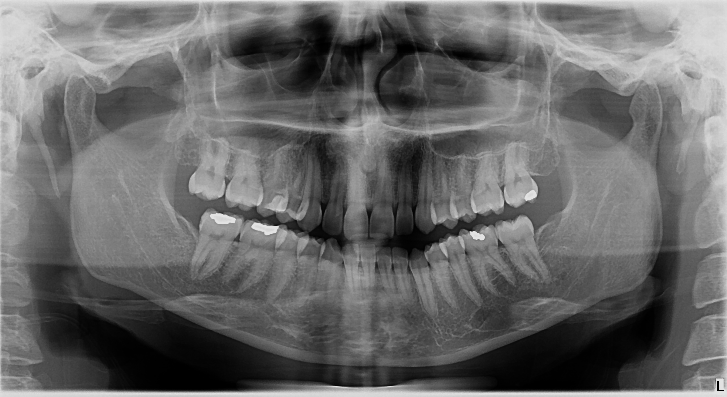
#> input picture test-images/female_27.bmp, 727 x 397 px; its folder holds only this picture in this run
$ python -i preprocessing.py   (imports and definitions only)   (older library calls are emulated)
#> lines starting #> are read from the running program, lines starting #| are printed output that depends on the picture; after the words box and inside, x2 and y2 are one past the last pixel; in counts of white or black regions, pixels touching at a corner belong together
#> further down, picture is the input picture: shape (397, 727); min 0, max 226, mean 104.7
import cv2
import matplotlib.pyplot as plt
import numpy as np
from skimage.filters import (threshold_otsu, threshold_niblack, threshold_sauvola, rank)
from skimage.morphology import disk


def draw_histogram(image):
    plt.hist(image.ravel(), 256, [0, 256])
    plt.show()


# [42 lines left out: function match_histogram, not called in this run]


def equalize_histogram(image):
    result = cv2.equalizeHist(image)
    return result


def AHE(image, radius=150):
    result = rank.equalize(image=image, selem=disk(radius))
    return result


# [27 lines left out: functions CLAHE, global_threshold, not called in this run]


def adaptive_threshold(image, blur=False, show_result=False, return_result=False):
#> called with blur = False, show_result = False, return_result = False
    if blur:
        image = cv2.bilateralFilter(src=image, d=17, sigmaColor=35, sigmaSpace=35)
    ret, th = cv2.threshold(image, 127, 255, cv2.THRESH_BINARY)
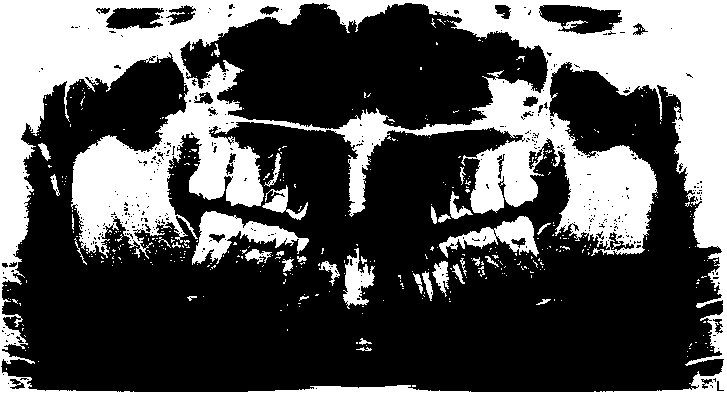
#> th: shape (397, 727); 34.1% white; 431 white regions (393 under 20 px), largest, box (x1, y1, x2, y2) and area: (0, 0, 727, 397) 89080, (192, 211, 309, 265) 2473, (439, 216, 539, 258) 1656
    th_mean = cv2.adaptiveThreshold(image, 255, cv2.ADAPTIVE_THRESH_MEAN_C, cv2.THRESH_BINARY, 35, 5)
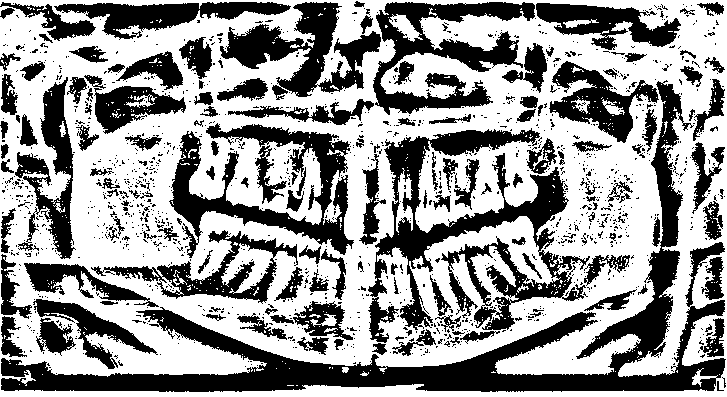
#> th_mean: shape (397, 727); 59% white; 1371 black regions (1219 under 20 px), largest, box (x1, y1, x2, y2) and area: (1, 80, 726, 392) 26392, (368, 128, 590, 343) 14322, (169, 123, 354, 258) 8319
    th_gaussian = cv2.adaptiveThreshold(image, 255, cv2.ADAPTIVE_THRESH_GAUSSIAN_C, cv2.THRESH_BINARY, 35, 5)
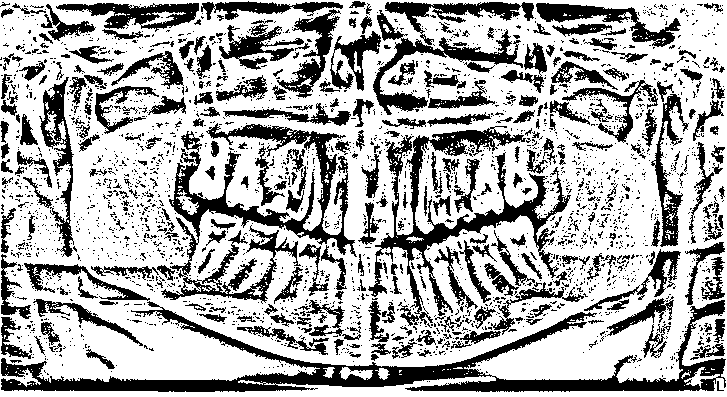
#> th_gaussian: shape (397, 727); 67.5% white; 2525 black regions (2209 under 20 px), largest, box (x1, y1, x2, y2) and area: (1, 300, 726, 392) 13214, (161, 123, 357, 304) 8579, (368, 126, 571, 326) 7459

    if show_result:
        titles = ['Original Image', 'Global Threshold', 'Adaptive Mean Threshold', 'Adaptive Gaussian Threshold']
        images = [image, th, th_mean, th_gaussian]

        for i in range(4):
            plt.subplot(2, 2, i + 1)
            plt.imshow(images[i], 'gray')
            plt.title(titles[i])
            plt.xticks([])
            plt.yticks([])
        plt.show()

    if return_result:
        return th_mean, th_gaussian


# [233 lines left out: functions otsu, niblack, sauvola, canny, laplacian, erosion and 3 more, not called in this run]


def eliminate_white_pixels(image):
    image = np.where(image == 255, np.uint8(254), image)
    return image


def eliminate_black_pixels(image):
    image = np.where(image == 0, np.uint8(1), image)
    return image

>>> import cv2
>>> picture = cv2.imread('test-images/female_27.bmp', cv2.IMREAD_GRAYSCALE)
>>> result = adaptive_threshold(picture)

$ run again, on test-images/female_45.bmp
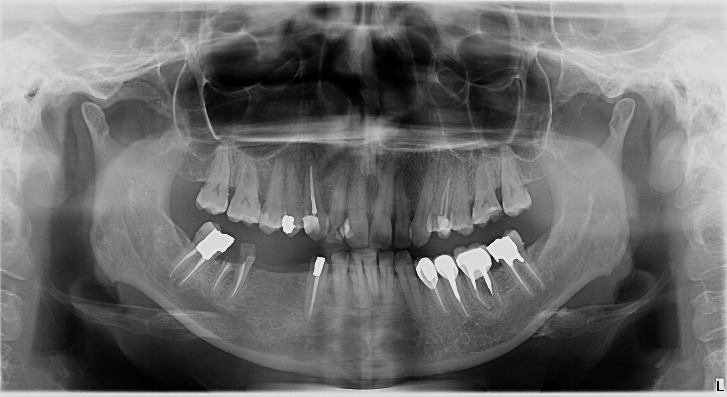
#> input picture test-images/female_45.bmp, 727 x 397 px
#> picture is the input picture: shape (397, 727); min 0, max 228, mean 108.7
#> in adaptive_threshold, `ret, th = cv2.threshold(image, 127, 255, cv2.THRESH_BINARY)`:
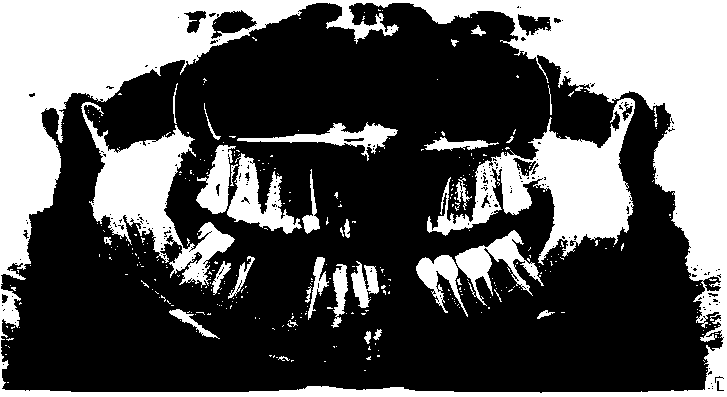
#> th: shape (397, 727); 35.1% white; 356 white regions (322 under 20 px), largest, box (x1, y1, x2, y2) and area: (0, 0, 727, 397) 65869, (427, 98, 635, 265) 12162, (81, 102, 235, 288) 9089
#> th_mean: shape (397, 727); 58.6% white; 1155 black regions (1006 under 20 px), largest, box (x1, y1, x2, y2) and area: (43, 2, 514, 130) 19813, (0, 292, 726, 392) 19759, (166, 139, 380, 355) 14066
#> in adaptive_threshold, `th_gaussian = cv2.adaptiveThreshold(image, 255, cv2.ADAPTIVE_THRESH_GA..`:
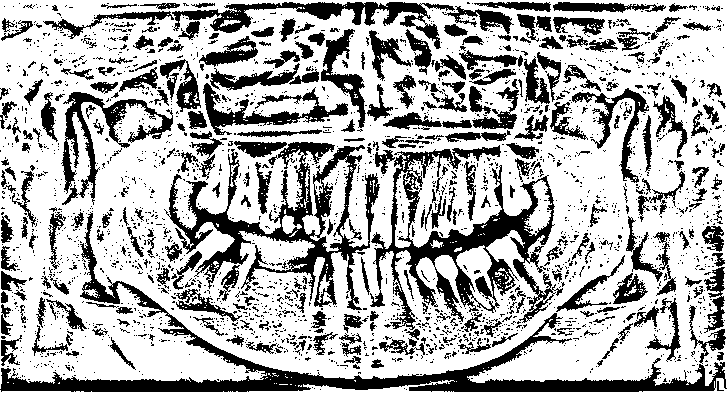
#> th_gaussian: shape (397, 727); 68.8% white; 2366 black regions (2053 under 20 px), largest, box (x1, y1, x2, y2) and area: (0, 212, 727, 392) 12163, (370, 145, 563, 330) 9461, (164, 142, 380, 310) 9032

$ run again, on test-images/male_19.bmp
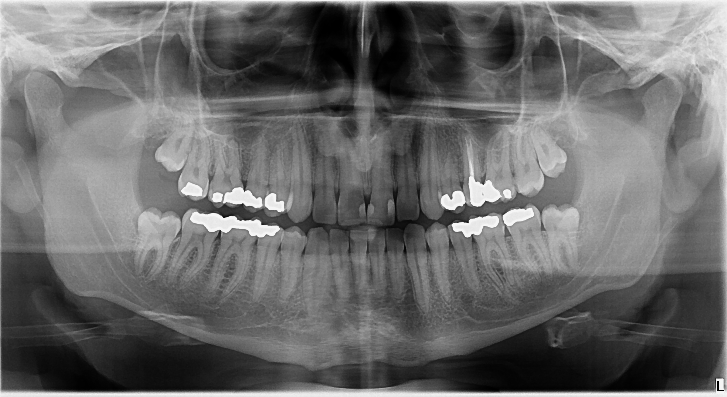
#> input picture test-images/male_19.bmp, 727 x 397 px
#> picture is the input picture: shape (397, 727); min 0, max 245, mean 106.2
#> in adaptive_threshold, `ret, th = cv2.threshold(image, 127, 255, cv2.THRESH_BINARY)`:
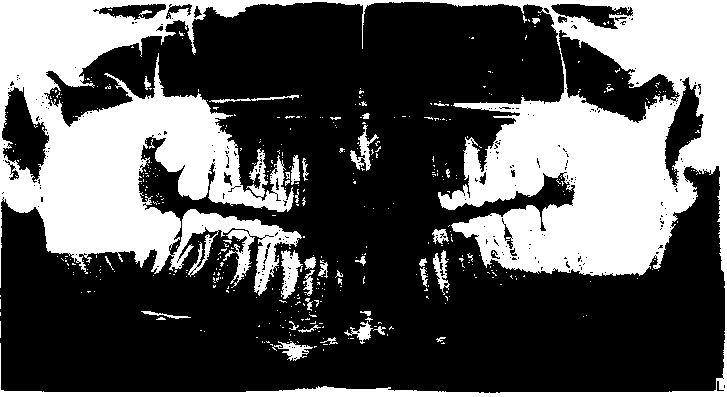
#> th: shape (397, 727); 34.7% white; 462 white regions (424 under 20 px), largest, box (x1, y1, x2, y2) and area: (0, 0, 727, 397) 95186, (281, 250, 303, 299) 622, (350, 125, 379, 171) 400
#> th_mean: shape (397, 727); 57% white; 1340 black regions (1223 under 20 px), largest, box (x1, y1, x2, y2) and area: (1, 130, 727, 393) 33545, (137, 92, 589, 341) 32725, (0, 2, 363, 100) 12427
#> in adaptive_threshold, `th_gaussian = cv2.adaptiveThreshold(image, 255, cv2.ADAPTIVE_THRESH_GA..`:
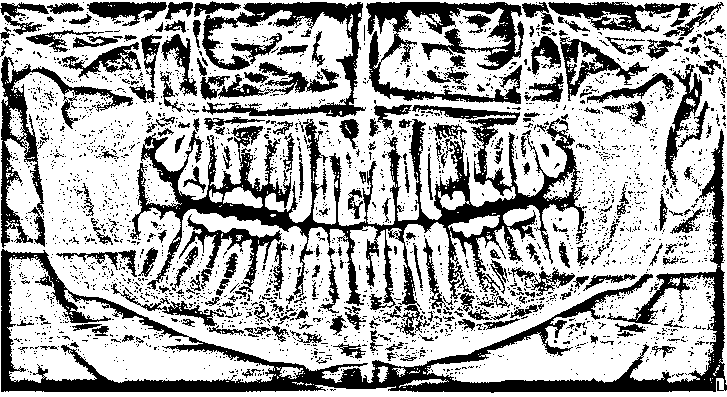
#> th_gaussian: shape (397, 727); 66.9% white; 2742 black regions (2492 under 20 px), largest, box (x1, y1, x2, y2) and area: (1, 129, 727, 393) 19331, (130, 105, 587, 310) 18698, (366, 2, 524, 104) 5967

$ run again, on test-images/male_36.bmp
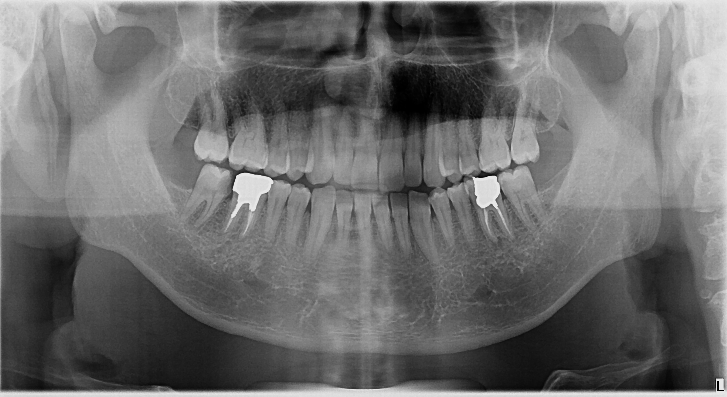
#> input picture test-images/male_36.bmp, 727 x 397 px
#> picture is the input picture: shape (397, 727); min 0, max 230, mean 108.9
#> in adaptive_threshold, `ret, th = cv2.threshold(image, 127, 255, cv2.THRESH_BINARY)`:
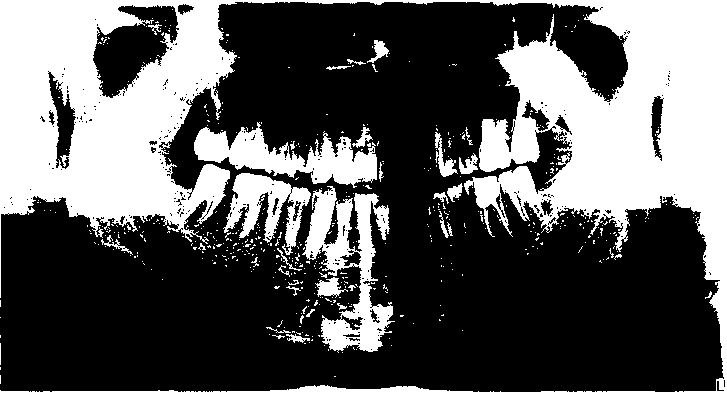
#> th: shape (397, 727); 36.5% white; 527 white regions (492 under 20 px), largest, box (x1, y1, x2, y2) and area: (0, 0, 727, 397) 86474, (302, 186, 395, 353) 6425, (194, 122, 377, 188) 5387
#> th_mean: shape (397, 727); 63% white; 2068 black regions (1900 under 20 px), largest, box (x1, y1, x2, y2) and area: (0, 206, 726, 392) 31589, (148, 61, 574, 286) 19430, (78, 1, 626, 102) 15242
#> in adaptive_threshold, `th_gaussian = cv2.adaptiveThreshold(image, 255, cv2.ADAPTIVE_THRESH_GA..`:
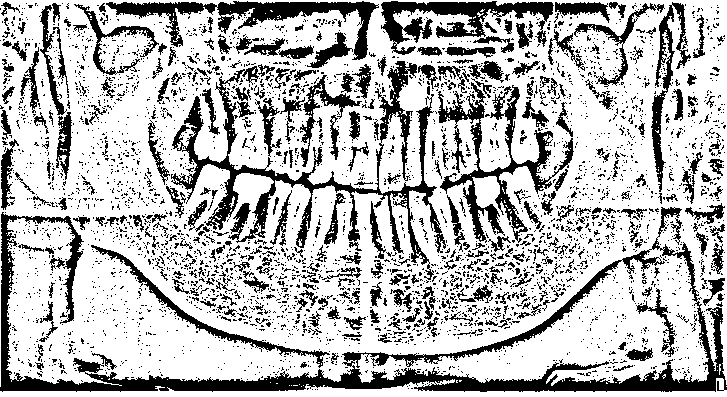
#> th_gaussian: shape (397, 727); 72.3% white; 3755 black regions (3409 under 20 px), largest, box (x1, y1, x2, y2) and area: (0, 207, 727, 392) 15573, (171, 61, 446, 280) 8592, (438, 82, 574, 243) 4613
